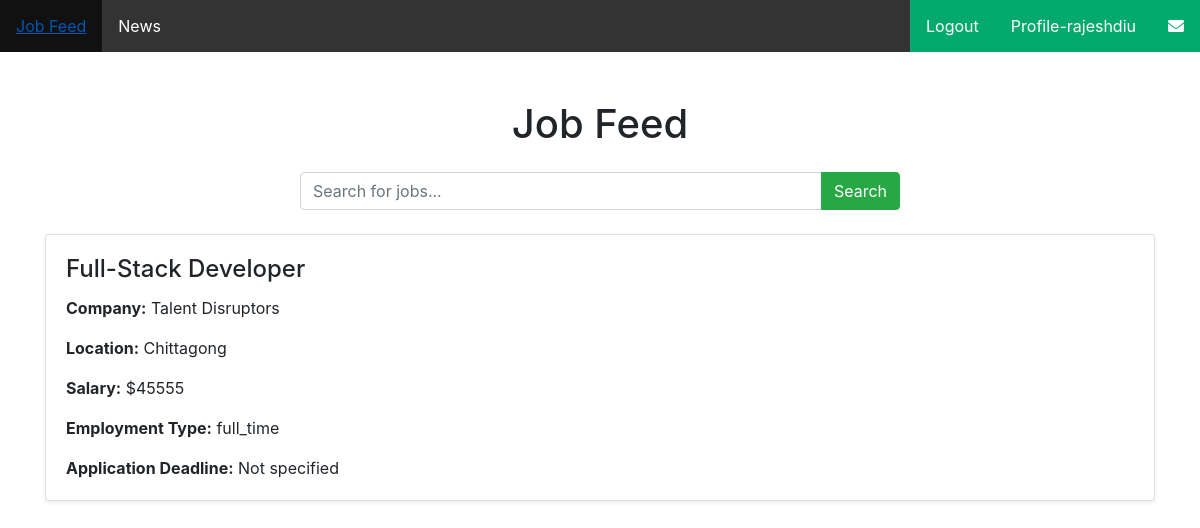
Page /JobFeed/ (signed in) on the earlier database version.
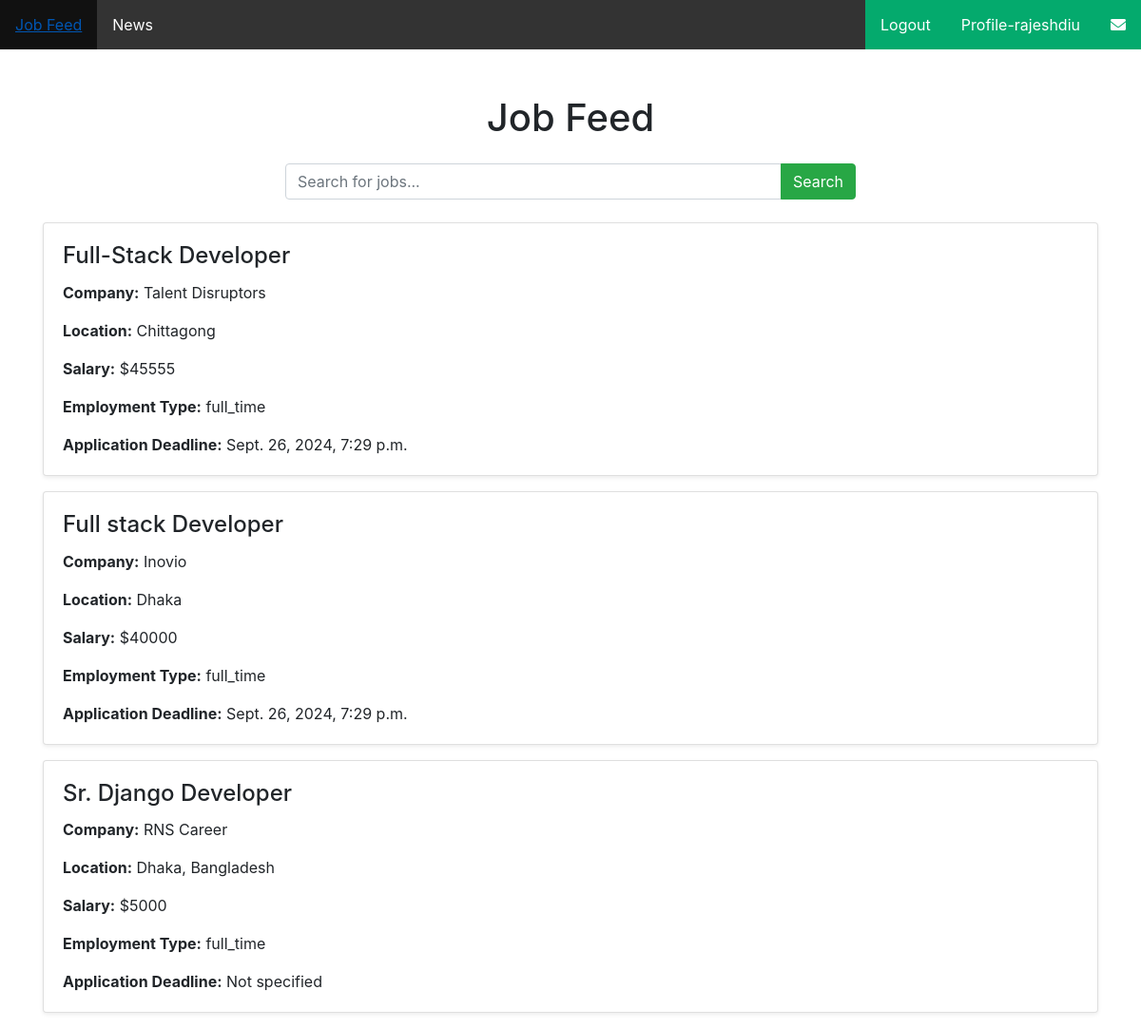
Same page on the later database version.
### myApp/models.py (models this page shows, shortened)
class JobModel(models.Model):
    JOB_TYPE_CHOICES=[
        ('full_time', 'Full Time'),
        ('part_time', 'Part Time'),
        ('contract', 'Contract'),
        ('internship', 'Internship'),
        ('temporary', 'Temporary'),
    ]
    user=models.ForeignKey(Custom_User,null=True,blank=True,on_delete=models.CASCADE)
    job_title = models.CharField(max_length=200, null=True, blank=True)
    company_name = models.CharField(max_length=200, null=True, blank=True)
    location = models.CharField(max_length=200, null=True, blank=True)
    description = models.TextField(null=True, blank=True)
    salary = models.PositiveIntegerField(null=True, blank=True)
    employment_type = models.CharField(max_length=50, choices=JOB_TYPE_CHOICES, null=True, blank=True)
    posted_date = models.DateTimeField(auto_now_add=True)
    update_date = models.DateTimeField(auto_now=True)
    application_deadline = models.DateTimeField(null=True, blank=True)

### myProject/views.py (the view)
# urls.py: path('JobFeed/',JobFeed,name='JobFeed'),
@login_required
def JobFeed(request):
    Job=JobModel.objects.all()
    context={
        'Job':Job
    }
    return render(request,"Common/JobFeed.html",context)

### Template/Common/JobFeed.html (shortened to what this page needs)
{% extends 'Common/base.html' %}
{% block body %}
<link rel="stylesheet" href="https://stackpath.bootstrapcdn.com/bootstrap/4.5.2/css/bootstrap.min.css">
<div class="container mt-5">
    <h1 class="text-center mb-4">Job Feed</h1>
    <div class="search-bar mb-4">
        <div class="input-group">
            <input type="text" class="form-control" placeholder="Search for jobs..." id="search-input">
            <div class="input-group-append">
                <button class="btn btn-success" id="search-button">Search</button>
            </div>
        </div>
    </div>
    <div class="job-list">
        {% for job in Job %}
        <div class="card mb-3 shadow-sm">
            <div class="card-body">
                <h2 class="card-title">{{ job.job_title }}</h2>
                <p class="card-text"><strong>Company:</strong> {{ job.company_name }}</p>
                <p class="card-text"><strong>Location:</strong> {{ job.location }}</p>
                <p class="card-text"><strong>Salary:</strong> ${{ job.salary|default:"Not specified" }}</p>
                <p class="card-text"><strong>Employment Type:</strong> {{ job.employment_type|default:"Not specified" }}</p>
                <p class="card-text"><strong>Application Deadline:</strong> {{ job.application_deadline|default:"Not specified" }}</p>
            </div>
        </div>
        {% empty %}
        <p class="text-center">No jobs available at the moment.</p>
        {% endfor %}
    </div>
</div>
{% endblock body %}

Differences in the rows shown:
changed JobModel "Full-Stack Developer": application_deadline "Not specified" → "Sept. 26, 2024, 7:29 p.m."
added JobModel: job_title "Full stack Developer", company_name "Inovio", location "Dhaka", salary "40000", employment_type "full_time", application_deadline "Sept. 26, 2024, 7:29 p.m."
added JobModel: job_title "Sr. Django Developer", company_name "RNS Career", location "Dhaka, Bangladesh", salary "5000", employment_type "full_time", application_deadline "Not specified"
